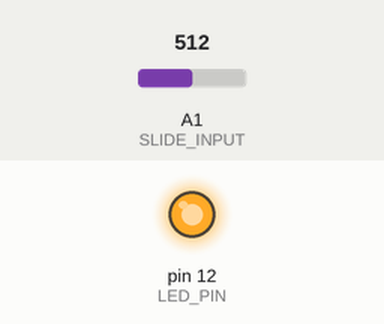
Simulated run of this sketch. Board: Arduino Uno, built with avr-gcc and run on an emulated ATmega328P. On the bench: output pins drawn as LEDs (lit = HIGH). Inputs (shaded band) come from the test bench; at power-on: A1 (SLIDE_INPUT) = 512. What the sketch prints to the serial monitor is not drawn.

Above: at 2.9 s.
3.0 s: A1 (SLIDE_INPUT) set to 122
At 3.7 s:
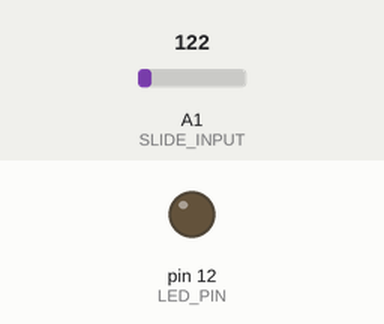
6.5 s: A1 (SLIDE_INPUT) set to 0
Timing chart, 0 to 16.0 s (numbered marks = the images above; inputs shaded):
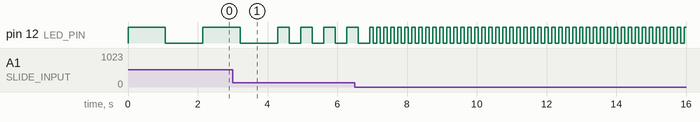

Measured:
- by itself, pin 12 (LED_PIN): repeats every 0.20 s: HIGH 0.10 s, LOW 0.10 s

The sketch:

slide_example.ino
```cpp
/*
 * This file contains an example of code that uses a potentiometer (knob) which controls how fast an LED blinks.
 *
 * The wiring for this project is as follows:
 * - 1 LED wired to pin #12 (pin #12 -> resistor -> positive LED leg; negative LED leg -> ground)
 * - 1 potentiometer wired to analog input 1 (A1) (5V power -> potentiometer; potentiometer -> ground; potentiometer -> A1)
 *
 * See https://github.com/Beaver-Country-Day-School/arduino_examples for other examples.
 */

const int LED_PIN = 12;
const int SLIDE_INPUT = A1; // analog pin 1

void setup() {
  // put your setup code here, to run once:
  pinMode(LED_PIN, OUTPUT);
  Serial.begin(9600); // open the serial port at 9600 bps:
}

void loop() {
  int slideValue = analogRead(SLIDE_INPUT);
  Serial.println(slideValue);

  // The "map" function maps a value from one range into another.
  // The slide input will give us values from roughly 0 to 1000.
  // We want the delay in our blinks to be between 100 and 2000 milliseconds
  int blinkSpeed = map(slideValue, 0, 1000, 100, 2000);

  digitalWrite(LED_PIN, HIGH);
  delay(blinkSpeed);
  digitalWrite(LED_PIN, LOW);
  delay(blinkSpeed);
}
```
